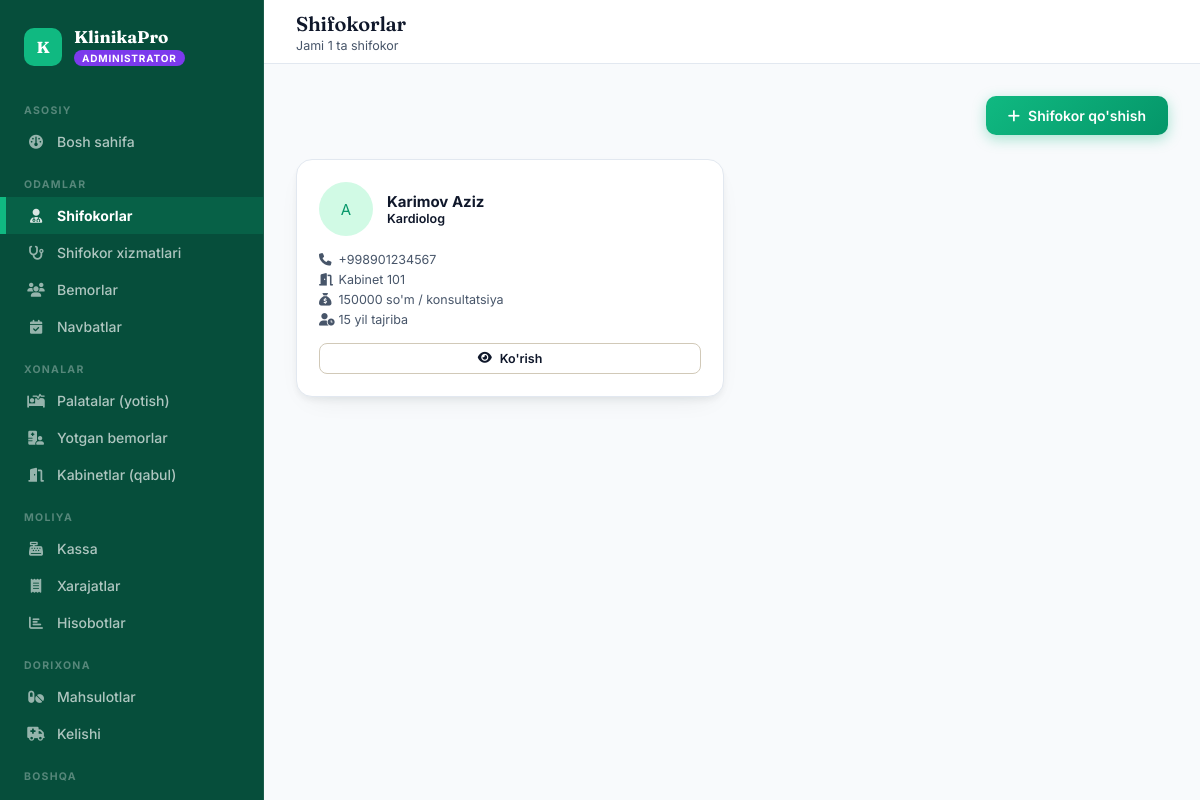
Page /doctors/ (signed in) on the committed database.
### accounts/models.py (models this page shows, shortened)
class User(AbstractUser):
    ROLE_CHOICES = [
        ('admin', 'Administrator'),
        ('doctor', 'Shifokor'),
        ('patient', 'Bemor'),
    ]
    role = models.CharField(max_length=10, choices=ROLE_CHOICES, default='patient')
    phone = models.CharField(max_length=20, blank=True)

### doctors/models.py (models this page shows, shortened)
class Doctor(models.Model):
    GENDER_CHOICES = [('M', 'Erkak'), ('F', 'Ayol')]
    user = models.OneToOneField(settings.AUTH_USER_MODEL, on_delete=models.CASCADE, related_name='doctor_profile')
    first_name = models.CharField(max_length=100, verbose_name="1. Ism")
    last_name = models.CharField(max_length=100, verbose_name="2. Familiya")
    phone = models.CharField(max_length=20, verbose_name="3. Telefon")
    gender = models.CharField(max_length=1, choices=GENDER_CHOICES, verbose_name="4. Jinsi")
    specialization = models.ForeignKey(Specialization, on_delete=models.SET_NULL, null=True, verbose_name="5. Mutaxassislik")
    experience_years = models.PositiveIntegerField(default=0, verbose_name="6. Ish tajribasi (yil)")
    consultation_price = models.DecimalField(max_digits=12, decimal_places=0, default=0, verbose_name="7. Konsultatsiya narxi")
    cabinet = models.ForeignKey('rooms.Cabinet', on_delete=models.SET_NULL, null=True, blank=True, related_name='doctors', verbose_name="8. Kabinet (xona)")
    photo = models.ImageField(upload_to='doctors/', blank=True, verbose_name="9. Rasmi")
    bio = models.TextField(blank=True, verbose_name="10. Qisqacha ma'lumot")
    is_active = models.BooleanField(default=True)
    created_at = models.DateTimeField(auto_now_add=True)
    @property
    def full_name(self):
        return f"{self.last_name} {self.first_name}"
    class Meta:
        verbose_name = "Shifokor"
        verbose_name_plural = "Shifokorlar"

class Specialization(models.Model):
    name = models.CharField(max_length=200, verbose_name="Mutaxassislik")
    def __str__(self):
        return self.name
    class Meta:
        verbose_name = "Mutaxassislik"
        verbose_name_plural = "Mutaxassisliklar"

### rooms/models.py (models this page shows, shortened)
class Cabinet(models.Model):
    number = models.CharField(max_length=10, unique=True, verbose_name="Kabinet raqami")
    floor = models.PositiveIntegerField(verbose_name="Qavat")
    description = models.CharField(max_length=200, blank=True, verbose_name="Izoh")
    is_active = models.BooleanField(default=True)
    class Meta:
        verbose_name = "Kabinet (qabul xonasi)"
        verbose_name_plural = "Kabinetlar (qabul xonalari)"
        ordering = ['number']

### doctors/views.py (the view)
# urls.py: path('', views.doctor_list, name='doctors'),
@login_required
@role_required('admin')
def doctor_list(request):
    doctors = Doctor.objects.filter(is_active=True).select_related('specialization', 'cabinet', 'user')
    return render(request, 'doctors/admin_list.html', {'doctors': doctors})

### templates/doctors/admin_list.html (shortened to what this page needs)
{% extends "base.html" %}
{% block page_title %}Shifokorlar{% endblock %}
{% block page_sub %}<div class="sub">Jami {{ doctors.count }} ta shifokor</div>{% endblock %}
{% block content %}
<div class="page-head">
  <a href="{% url "doctor_add" %}" class="btn btn-primary"><i class="fa-solid fa-plus"></i> Shifokor qo'shish</a>
</div>
<div style="display:grid; grid-template-columns:repeat(auto-fill,minmax(290px,1fr)); gap:16px;">
{% for d in doctors %}
<div class="panel" style="padding:22px;">
  <div style="display:flex; align-items:center; gap:14px; margin-bottom:16px;">
    <div style="width:54px; height:54px; border-radius:50%; background:var(--role-doctor-soft); color:var(--role-doctor); display:flex; align-items:center; justify-content:center; font-family:"Fraunces",serif; font-size:20px; font-weight:700; flex-shrink:0;">{{ d.first_name|first }}</div>
    <div>
      <div style="font-weight:700; font-size:15px; font-family:"Fraunces",serif;">{{ d.full_name }}</div>
      <div style="font-size:12.5px; color:var(--terracotta); font-weight:600;">{{ d.specialization|default:"" }}</div>
    </div>
  </div>
  <div style="font-size:12.5px; color:var(--ink-soft); display:flex; flex-direction:column; gap:5px; margin-bottom:16px;">
    <div><i class="fa-solid fa-phone" style="width:16px;"></i> {{ d.phone }}</div>
    <div><i class="fa-solid fa-door-open" style="width:16px;"></i> {% if d.cabinet %}Kabinet {{ d.cabinet.number }}{% else %}Kabinet biriktirilmagan{% endif %}</div>
    <div><i class="fa-solid fa-sack-dollar" style="width:16px;"></i> {{ d.consultation_price|floatformat:0 }} so'm / konsultatsiya</div>
    <div><i class="fa-solid fa-user-clock" style="width:16px;"></i> {{ d.experience_years }} yil tajriba</div>
  </div>
  <div style="display:flex; gap:8px;">
    <a href="{% url "doctor_detail_admin" d.pk %}" class="btn btn-ghost btn-sm" style="flex:1; justify-content:center;"><i class="fa-solid fa-eye"></i> Ko'rish</a>
  </div>
</div>
{% empty %}
<div class="empty-state" style="grid-column:1/-1;"><i class="fa-solid fa-user-doctor"></i><p>Hali shifokor qo'shilmagan</p></div>
{% endfor %}
</div>
{% endblock %}

### templates/base.html (shortened to what this page needs)
<!DOCTYPE html>
<html lang="uz">
<head>
<link href="https://cdnjs.cloudflare.com/ajax/libs/font-awesome/6.4.0/css/all.min.css" rel="stylesheet">
</head>
<body>
{% if user.is_authenticated %}
<nav class="sidebar">
  <div class="sb-brand">
    <div class="sb-mark">K</div>
    <div>
      <div class="sb-name">KlinikaPro</div>
      <span class="sb-role-tag {{ user.role }}">{{ user.get_role_display }}</span>
    </div>
  </div>
  {% if user.role == 'admin' %}
  <div class="sb-section">Asosiy</div>
  <a href="{% url 'admin_dashboard' %}" class="sb-link {% if request.resolver_match.url_name == 'admin_dashboard' %}active{% endif %}"><i class="fa-solid fa-gauge"></i> Bosh sahifa</a>
  <div class="sb-section">Odamlar</div>
  <a href="{% url 'doctors' %}" class="sb-link {% if request.resolver_match.url_name == 'doctors' or request.resolver_match.url_name == 'doctor_add' or request.resolver_match.url_name == 'doctor_detail_admin' or request.resolver_match.url_name == 'doctor_credentials' %}active{% endif %}"><i class="fa-solid fa-user-doctor"></i> Shifokorlar</a>
  <a href="{% url 'doctor_services_admin' %}" class="sb-link {% if request.resolver_match.url_name == 'doctor_services_admin' %}active{% endif %}"><i class="fa-solid fa-stethoscope"></i> Shifokor xizmatlari</a>
  <a href="{% url 'patients' %}" class="sb-link {% if request.resolver_match.url_name == 'patients' or request.resolver_match.url_name == 'patient_detail_admin' %}active{% endif %}"><i class="fa-solid fa-users"></i> Bemorlar</a>
  <a href="{% url 'appointment_list_admin' %}" class="sb-link {% if request.resolver_match.url_name == 'appointment_list_admin' %}active{% endif %}"><i class="fa-solid fa-calendar-check"></i> Navbatlar</a>
  <div class="sb-section">Xonalar</div>
  <a href="{% url 'wards' %}" class="sb-link {% if request.resolver_match.url_name == 'wards' %}active{% endif %}"><i class="fa-solid fa-bed-pulse"></i> Palatalar (yotish)</a>
  <a href="{% url 'admissions' %}" class="sb-link {% if request.resolver_match.url_name == 'admissions' %}active{% endif %}"><i class="fa-solid fa-hospital-user"></i> Yotgan bemorlar</a>
  <a href="{% url 'cabinets' %}" class="sb-link {% if request.resolver_match.url_name == 'cabinets' %}active{% endif %}"><i class="fa-solid fa-door-open"></i> Kabinetlar (qabul)</a>
  <div class="sb-section">Moliya</div>
  <a href="{% url 'kassa' %}" class="sb-link {% if request.resolver_match.url_name == 'kassa' %}active{% endif %}"><i class="fa-solid fa-cash-register"></i> Kassa</a>
  <a href="{% url 'expenses' %}" class="sb-link {% if request.resolver_match.url_name == 'expenses' %}active{% endif %}"><i class="fa-solid fa-receipt"></i> Xarajatlar</a>
  <a href="{% url 'reports' %}" class="sb-link {% if request.resolver_match.url_name == 'reports' %}active{% endif %}"><i class="fa-solid fa-chart-bar"></i> Hisobotlar</a>
  <div class="sb-section">Dorixona</div>
  <a href="{% url 'medicines' %}" class="sb-link {% if request.resolver_match.url_name == 'medicines' %}active{% endif %}"><i class="fa-solid fa-pills"></i> Mahsulotlar</a>
  <a href="{% url 'medicine_income' %}" class="sb-link {% if request.resolver_match.url_name == 'medicine_income' %}active{% endif %}"><i class="fa-solid fa-truck-medical"></i> Kelishi</a>
  <div class="sb-section">Boshqa</div>
  <a href="{% url 'operations' %}" class="sb-link {% if request.resolver_match.url_name == 'operations' %}active{% endif %}"> Operatsiyalar</a>
  {% endif %}
</nav>
<div class="main">
  <header class="topbar">
    <div>
      <h1>{% block page_title %}{% endblock %}</h1>
      {% block page_sub %}{% endblock %}
    </div>
  </header>
  <div class="content">
    {% block content %}{% endblock %}
  </div>
</div>
{% else %}
{% block noauth %}{% endblock %}
{% endif %}
</body>
</html>

### templates/base.html (style rules this page uses)
:root { --ink: #0f172a; --ink-soft: #475569; --paper: #f8fafc; --paper-raised: #ffffff; --line: #e2e8f0; --green: #10b981; --green-light: #34d399; --green-dark: #059669; --green-deep: #047857; --accent: #14b8a6; --gold: #d97706; --role-admin: #7c3aed; --role-admin-soft: #ede9fe; --role-doctor: #059669; --role-doctor-soft: #d1fae5; --role-patient: #ea580c; --role-patient-soft: #ffedd5; --radius: 16px; --radius-sm: 10px; --shadow-sm: 0 1px 3px rgba(15, 23, 42, 0.08); --shadow-md: 0 10px 15px -3px rgba(15, 23, 42, 0.1), 0 4px 6px -4px rgba(15, 23, 42, 0.1); --shadow-lg: 0 20px 25px -5px rgba(15, 23, 42, 0.1), 0 8px 10px -6px rgba(15, 23, 42, 0.1); }
* { box-sizing: border-box; margin: 0; padding: 0; }
html { scroll-behavior: smooth; }
body { font-family: 'Inter', sans-serif; background: var(--paper); color: var(--ink); display: flex; min-height: 100vh; font-size: 15px; -webkit-font-smoothing: antialiased; }
h1, h2, h3, .display { font-family: 'Fraunces', serif; font-weight: 600; letter-spacing: -0.01em; color: var(--ink); }
a { color: inherit; text-decoration: none; }
.sidebar { width: 264px; background: #064e3b; position: fixed; top: 0; left: 0; height: 100vh; overflow-y: auto; display: flex; flex-direction: column; border-right: 1px solid rgba(255,255,255,0.08); }
.sb-brand { padding: 28px 24px 20px; display: flex; align-items: center; gap: 12px; }
.sb-mark { width: 38px; height: 38px; background: #10b981; border-radius: 10px; display: flex; align-items: center; justify-content: center; color: white; font-size: 16px; flex-shrink: 0; font-family: 'Fraunces', serif; font-weight: 700; }
.sb-name { color: #fff; font-size: 17px; font-weight: 700; font-family: 'Fraunces', serif; line-height: 1.1; }
.sb-role-tag { display: inline-block; margin-top: 3px; font-size: 10px; font-weight: 700; letter-spacing: 0.08em; text-transform: uppercase; padding: 2px 8px; border-radius: 20px; }
.sb-role-tag.admin { background: var(--role-admin); color: white; }
.sb-section { padding: 18px 24px 6px; color: rgba(255,255,255,0.32); font-size: 10.5px; font-weight: 700; letter-spacing: 0.12em; text-transform: uppercase; }
.sb-link { display: flex; align-items: center; gap: 12px; padding: 10px 24px; color: rgba(255,255,255,0.68); font-size: 14px; font-weight: 500; border-left: 3px solid transparent; transition: all 0.15s; }
.sb-link i { width: 18px; text-align: center; font-size: 14px; opacity: 0.85; }
.sb-link.active { background: rgba(16, 185, 129, 0.18); color: #fff; border-left-color: #10b981; font-weight: 700; box-shadow: inset 3px 0 0 #10b981; }
.main { margin-left: 264px; flex: 1; display: flex; flex-direction: column; min-width: 0; }
.topbar { height: 64px; background: var(--paper-raised); border-bottom: 1px solid var(--line); display: flex; align-items: center; padding: 0 20px 0 32px; position: sticky; top: 0; z-index: 40; }
.topbar h1 { font-size: 20px; font-weight: 600; flex: 1; }
.topbar .sub { font-size: 12.5px; color: var(--ink-soft); font-weight: 400; margin-top: 2px; }
.content { padding: 32px; flex: 1; max-width: 1320px; }
.panel { background: var(--paper-raised); border-radius: var(--radius); border: 1px solid var(--line); box-shadow: 0 10px 30px -15px rgba(22, 36, 31, 0.12), 0 4px 6px -1px rgba(22, 36, 31, 0.06); transition: transform 0.2s ease, box-shadow 0.2s ease; }
.btn { display: inline-flex; align-items: center; gap: 8px; padding: 11px 22px; border-radius: 10px; border: none; cursor: pointer; font-size: 14px; font-weight: 600; font-family: 'Inter', sans-serif; transition: all 0.2s cubic-bezier(0.4, 0.0, 0.2, 1); white-space: nowrap; box-shadow: 0 2px 8px rgba(0,0,0,0.08); }
.btn-primary { background: linear-gradient(135deg, #10b981, #059669); color: white; box-shadow: 0 4px 14px rgba(16, 185, 129, 0.35); }
.btn-ghost { background: white; color: var(--ink); border: 1.5px solid #d1c9b8; box-shadow: none; }
.btn-sm { padding: 7px 14px; font-size: 12.5px; border-radius: 8px; box-shadow: none; }
.page-head { display: flex; align-items: flex-end; justify-content: space-between; margin-bottom: 24px; gap: 16px; flex-wrap: wrap; }

### rows in the picture
User: role "ADMINISTRATOR"
Doctor: first_name|first "A", full_name "Karimov Aziz", specialization "Kardiolog", phone "+998901234567", cabinet.number "101", consultation_price "150000", experience_years "15"

### other values in the picture
{{ doctors.count }} "1"
